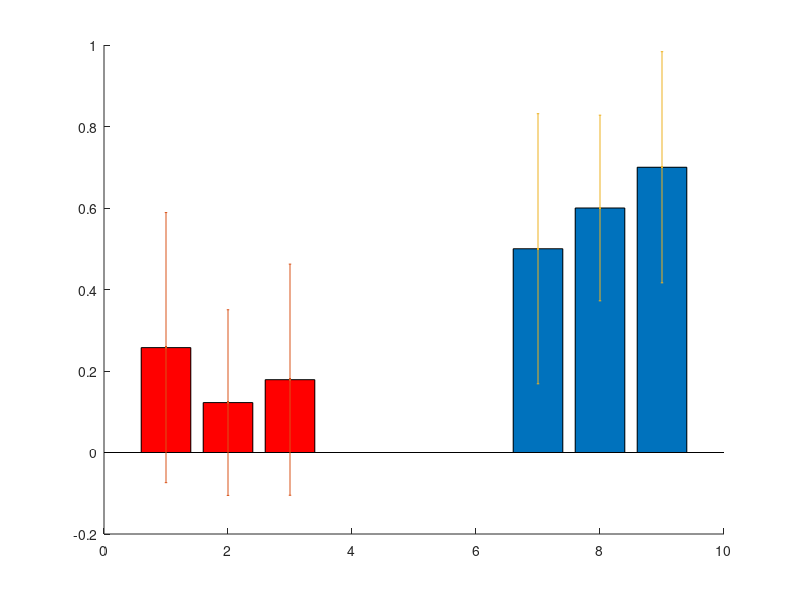

Reproduce this figure in MATLAB. (Note: this script raises an error after producing the figure.)
mean_velocity = [0.2574, 0.1225, 0.1787]; % mean velocity
mean_velocity2 = [0.5, 0.6, 0.7];
std_velocity = [0.3314, 0.2278, 0.2836];  % standard deviation of velocity
figure
hold on
bar(1:3,mean_velocity,'r')
bar(7:9,mean_velocity2)
errorbar(1:3,mean_velocity,std_velocity,'.')
errorbar(7:9,mean_velocity2,std_velocity,'.')

%%
ave_m = mean(ave);
ave_s = std(ave);
not_m = mean(nothing);
not_s = std(nothing);
wlt_m = mean(wave);
wlt_s = std(wave);
mea_m = nanmean(measure);
mea_s = nanstd(measure);

%%
y = [ave_m',wlt_m',mea_m',not_m'];
z = [ave_s',wlt_s',mea_s',not_s'];
x = [1.5251,3.462,5.8091,11.0443];
x0 = [1.53,3.46,5.81,11.04];

figure,
% Creating axes and the bar graph
ax = axes;
h = bar(x-0.352+0.1761,y,'BarWidth',1,'LineWidth',2);
h(1).FaceColor = [0.75,0.75,0.75];
h(2).FaceColor = [117/255,187/255,253/255];
h(3).FaceColor = 'r';
h(4).FaceColor = [0.61,0.51,0.74];
hold on;

% hline = refline([1 0]);
% set(hline,'LineStyle','--','linew',2)
% hline.Color='r';

% Properties of the bar graph as required
ax.YGrid = 'on';
ax.GridLineStyle = '-';
set(gca,'XTick',x0,'FontSize',25);
ylabel('Scattering coefficient \mu_s (mm^{-1})');
xlabel('True scattering coefficient \mu_s (mm^{-1})');

% Finding the number of groups and the number of bars in each group
ngroups = size(y, 1);
nbars = size(y, 2);

% Creating a legend and placing it outside the bar plot
lg = legend('Average','Wavelet','Measurement','Rawdata','AutoUpdate','off');
lg.Location = 'NorthWest';
lg.Orientation = 'Vertical';

% Calculating the width for each bar group
groupwidth = min(0.8, nbars/(nbars + 1.5));
% Set the position of each error bar in the centre of the main bar
% Based on barweb.m by Bolu Ajiboye from MATLAB File Exchange
for i = 1:nbars
    % Calculate center of each bar
    x_pos = h(i).XData+h(i).XOffset;
    errorbar(x_pos, y(:,i), z(:,i), 'k', 'linestyle', 'none', 'linewidth', 2);
end

%%
figure,
hold on

bar(1:5:16, ave_m, 'r');
errorbar(1:5:16, ave_m, ave_s, '.');

bar(2:5:17, not_m, 'b');
errorbar(2:5:17, not_m, not_s, '.');

bar(3:5:18, wlt_m, 'y');
errorbar(3:5:18, wlt_s, '.');

bar(4:5:19, mea_m, 'm');
errorbar(4:5:19, mea_s, '.');